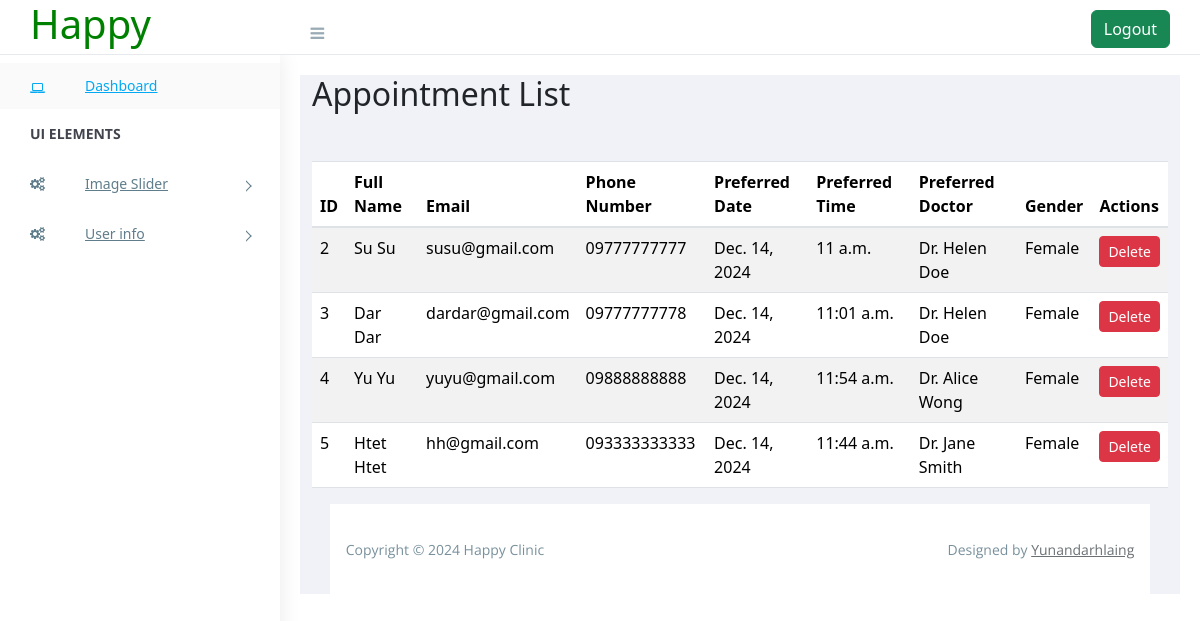
The page /myadmin/appointment_list/ on the database its author committed.
### myapp/models.py (models this page shows, shortened)
class Appointment(models.Model):
    GENDER_CHOICES = [
        ('Male', 'Male'),
        ('Female', 'Female'),
        ('Transgender', 'Transgender'),
    ]
    full_name = models.CharField(max_length=100)
    email = models.EmailField()
    phone_number = models.CharField(max_length=15)
    preferred_date = models.DateField()
    preferred_time = models.TimeField()
    preferred_doctor = models.CharField(max_length=100)
    gender = models.CharField(max_length=15, choices=GENDER_CHOICES)

### myadmin/views.py (the view)
# urls.py: path('appointment_list/', views.appointment_list, name='appointment_list'),  # Appointment list page
def appointment_list(request):
    appointments = Appointment.objects.all()
    return render(request, 'appointment_list.html', {'appointments': appointments})

### myadmin/templates/appointment_list.html (shortened to what this page needs)
{% extends 'adminbase.html' %}
{% block body %}
<div class="container mt-5">
    <h2>Appointment List</h2>
    <table class="table table-striped mt-5">
        <thead>
            <tr>
                <th>ID</th>
                <th>Full Name</th>
                <th>Email</th>
                <th>Phone Number</th>
                <th>Preferred Date</th>
                <th>Preferred Time</th>
                <th>Preferred Doctor</th>
                <th>Gender</th>
                <th>Actions</th>
            </tr>
        </thead>
        <tbody>
            {% for appointment in appointments %}
            <tr>
                <td>{{ appointment.id }}</td>
                <td>{{ appointment.full_name }}</td>
                <td>{{ appointment.email }}</td>
                <td>{{ appointment.phone_number }}</td>
                <td>{{ appointment.preferred_date }}</td>
                <td>{{ appointment.preferred_time }}</td>
                <td>{{ appointment.preferred_doctor }}</td>
                <td>{{ appointment.gender }}</td>
                <td>
                    <form action="{% url 'delete_appointment' appointment.id %}" method="post" style="display:inline;">
                        <button type="submit" class="btn btn-danger btn-sm" onclick="return confirm('Are you sure you want to delete this appointment?');">Delete</button>
                    </form>
                </td>
            </tr>
            {% empty %}
            <tr>
                <td colspan="9">No appointments available.</td>
            </tr>
            {% endfor %}
        </tbody>
    </table>
</div>
{% endblock %}

### templates/adminbase.html (shortened to what this page needs)
{% load static %}
<!DOCTYPE html>
<html lang="en">
    <head>
        <link rel="stylesheet" href="https://cdnjs.cloudflare.com/ajax/libs/font-awesome/6.7.1/css/all.min.css">
        <link rel="stylesheet" href="https://cdn.jsdelivr.net/npm/normalize.css@8.0.0/normalize.min.css">
        <link rel="stylesheet" href="https://cdn.jsdelivr.net/npm/bootstrap@4.1.3/dist/css/bootstrap.min.css">
        <link rel="stylesheet" href="https://cdn.jsdelivr.net/npm/font-awesome@4.7.0/css/font-awesome.min.css">
        <link rel="stylesheet" href="https://cdn.jsdelivr.net/gh/lykmapipo/themify-icons@0.1.2/css/themify-icons.css">
        <link rel="stylesheet" href="https://cdn.jsdelivr.net/npm/pixeden-stroke-7-icon@1.2.3/pe-icon-7-stroke/dist/pe-icon-7-stroke.min.css">
        <link rel="stylesheet" href="https://cdnjs.cloudflare.com/ajax/libs/flag-icon-css/3.2.0/css/flag-icon.min.css">
        <link rel="stylesheet" href="{% static 'assets/css/cs-skin-elastic.css' %}">
        <link rel="stylesheet" href="{% static 'assets/css/style.css' %}">
        <link rel="stylesheet" href="{% static 'assets/css/adminstyle.css' %}">
        <link href="https://cdn.jsdelivr.net/npm/chartist@0.11.0/dist/chartist.min.css" rel="stylesheet">
        <link href="https://cdn.jsdelivr.net/npm/jqvmap@1.5.1/dist/jqvmap.min.css" rel="stylesheet">
        <link href="https://cdn.jsdelivr.net/npm/weathericons@2.1.0/css/weather-icons.css" rel="stylesheet" />
        <link href="https://cdn.jsdelivr.net/npm/fullcalendar@3.9.0/dist/fullcalendar.min.css" rel="stylesheet" />
        <link href="https://cdn.jsdelivr.net/npm/bootstrap@5.3.3/dist/css/bootstrap.min.css" rel="stylesheet">
    </head>
<body>
    {% include 'panel.html' %}
    <div id="right-panel" class="right-panel">
        <header id="header" class="header">
            <div class="top-left">
                <div class="navbar-header">
                    <a class="navbar-brand" href="./"><h1 class="m-0" style="color: green;">Happy</h1></a>
                    <a id="menuToggle" class="menutoggle"><i class="fa fa-bars"></i></a>
                </div>
            </div>
            <div class="top-right">
                <div class="header-menu">
                    <div class="user-area dropdown float-right" >
                        <a class="btn btn-success" href="/logout/">Logout</a>
                    </div>
                </div>
            </div>
        </header>
        {% block body %} {% endblock %}
        {% include 'adminfooter.html' %}
    </div>
</body>
</html>

### templates/panel.html (shortened to what this page needs)
<aside id="left-panel" class="left-panel">
    <nav class="navbar navbar-expand-sm navbar-default">
        <div id="main-menu" class="main-menu collapse navbar-collapse">
            <ul class="nav navbar-nav">
                <li class="active">
                    <a href="/myadmin/dashboard/"><i class="menu-icon fa fa-laptop"></i>Dashboard </a>
                </li>
                <li class="menu-title">UI elements</li>
                <li class="menu-item-has-children dropdown">
                    <a href="#" class="dropdown-toggle" data-toggle="dropdown" aria-haspopup="true" aria-expanded="false"> <i class="menu-icon fa fa-cogs"></i>Image Slider</a>
                </li>
                <li class="menu-item-has-children dropdown">
                    <a href="#" class="dropdown-toggle" data-toggle="dropdown" aria-haspopup="true" aria-expanded="false"> <i class="menu-icon fa fa-cogs"></i>User info</a>
                </li>
            </ul>
        </div>
    </nav>
</aside>

### templates/adminfooter.html
<footer class="site-footer">
    <div class="footer-inner bg-white">
        <div class="row">
            <div class="col-sm-6">
                Copyright &copy; 2024 Happy Clinic
            </div>
            <div class="col-sm-6 text-right">
                Designed by <a href="#">Yunandarhlaing</a>
            </div>
        </div>
    </div>
</footer>

### static/assets/css/style.css (style rules this page uses)
.bg-white { background-color: #fff; }
body { display: table; font-family: "Open Sans", sans-serif; font-size: 16px; width: 100%; }
a, button { text-decoration: none; outline: none !important; color: #878787; -webkit-transition: all 0.25s ease; transition: all 0.25s ease; }
h1, h2, h3, h4, h5, h6 { margin: 0; }
ul, ol { padding-left: 0; }
.btn, button, input, textarea { -webkit-box-shadow: none; box-shadow: none; outline: 0 !important; }
.btn { border-radius: 3px; }
aside.left-panel { background: #fff; height: 100vh; padding: 0; vertical-align: top; width: 280px; -webkit-box-shadow: 1px 0 20px rgba(0, 0, 0, 0.08); box-shadow: 1px 0 20px rgba(0, 0, 0, 0.08); position: fixed; left: 0; bottom: 0; top: 55px; z-index: 999; }
.navbar { background: #fff; border-radius: 0; border: none; display: inline-block; margin: 0; padding: 0; vertical-align: top; }
.navbar .main-menu { float: left; padding: 0; padding-bottom: 50px; }
.navbar .menu-title { color: #41434d; clear: both; display: block; font-family: 'Open Sans'; font-size: 14px; font-weight: 700; line-height: 50px; padding: 0; text-transform: uppercase; width: 100%; }
.navbar .navbar-nav { float: none; position: relative; }
.navbar .navbar-nav > li { padding-left: 30px; padding-right: 30px; }
.navbar .navbar-nav > li.active { background: #fafafa; }
.navbar .navbar-nav li { width: 100%; }
.navbar .navbar-nav li.active .menu-icon, .navbar .navbar-nav li:hover .toggle_nav_button:before, .navbar .navbar-nav li .toggle_nav_button.nav-open:before { color: #03a9f3; }
.navbar .navbar-nav li .dropdown-toggle:after { display: none; }
.navbar .navbar-nav li > a { background: none !important; color: #607d8b; display: inline-block; font-size: 14px; line-height: 26px; padding: 10px 0; position: relative; width: 100%; }
.navbar .navbar-nav li > a .menu-icon { color: #607d8b; float: left; margin-top: 8px; width: 55px; text-align: left; z-index: 9; }
.navbar .navbar-nav li.menu-item-has-children { position: relative; }
.navbar .navbar-nav li.menu-item-has-children a { line-height: 30px; }
.navbar .navbar-nav li.menu-item-has-children a:before { content: ""; position: absolute; top: 23px; right: 0; width: 8px; height: 8px; border-style: solid; border-width: 1px; border-color: #607d8b #607d8b transparent transparent; -webkit-transform: rotate(45deg); transform: rotate(45deg); -webkit-transition: all .25s ease; transition: all .25s ease; }
.navbar .navbar-nav > .active > a, .navbar .navbar-nav > .active > a:focus, .navbar .navbar-nav > .active > a:hover { color: #03a9f3; }
.right-panel { background: #f1f2f7; margin-left: 280px; margin-top: 55px; }
.right-panel .top-left { width: 350px; float: left; }
.right-panel header.header { background: #fff; border-bottom: 1px solid #e8e9ed; -webkit-box-shadow: none; box-shadow: none; clear: both; padding: 0 30px; height: 55px; position: fixed; left: 280px; left: 0; right: 0; top: 0; z-index: 999; }
.right-panel .navbar-brand { width: 250px; display: inline-block; }
.right-panel .menutoggle { padding-top: 7px; }
.right-panel .navbar-header { width: 100%; background-color: #fff; padding: 0 1.25em 0 0; }
.right-panel .navbar-header > a { display: inline-block; }
.right-panel .navbar-brand { line-height: 42px; }
.menutoggle { background-color: transparent; color: #99abb4 !important; cursor: pointer; font-size: 1em; height: 40px; line-height: 40px; width: 40px; display: block; text-align: right; }
.header-menu { display: -webkit-box; display: -ms-flexbox; display: flex; -webkit-box-pack: end; -ms-flex-pack: end; justify-content: flex-end; }
.header-menu .dropdown { line-height: 55px; margin-top: 0 !important; }
.user-area { float: right; padding-right: 0; position: relative; padding-left: 20px; }
.btn, .button { display: inline-block; font-weight: 400; text-align: center; white-space: nowrap; vertical-align: middle; -webkit-transition: all .15s ease-in-out; transition: all .15s ease-in-out; border-radius: 3; cursor: pointer; }
footer.site-footer { padding: 0 1.875em; }
footer.site-footer .footer-inner { color: #78909c; font-family: 'Open Sans'; font-size: 14px; line-height: 1.5; padding: 2.45em 1.125em; }
footer.site-footer .footer-inner a { color: #6a7074; }
body { transition: background-color 0.3s, color 0.3s; }
button { padding: 10px 20px; margin: 20px; cursor: pointer; }

### static/assets/css/adminstyle.css (style rules this page uses)
body { font-family: 'Arial', sans-serif; background-color: #e9f7ec; margin: 0; padding: 20px; }

### rows shown on the page
Appointment: id "2", full_name "Su Su", email "susu@gmail.com", phone_number "09777777777", preferred_date "Dec. 14, 2024", preferred_time "11 a.m.", preferred_doctor "Dr. Helen Doe", gender "Female"
Appointment: id "3", full_name "Dar Dar", email "dardar@gmail.com", phone_number "09777777778", preferred_date "Dec. 14, 2024", preferred_time "11:01 a.m.", preferred_doctor "Dr. Helen Doe", gender "Female"
Appointment: id "4", full_name "Yu Yu", email "yuyu@gmail.com", phone_number "09888888888", preferred_date "Dec. 14, 2024", preferred_time "11:54 a.m.", preferred_doctor "Dr. Alice Wong", gender "Female"
Appointment: id "5", full_name "Htet Htet", email "hh@gmail.com", phone_number "093333333333", preferred_date "Dec. 14, 2024", preferred_time "11:44 a.m.", preferred_doctor "Dr. Jane Smith", gender "Female"
